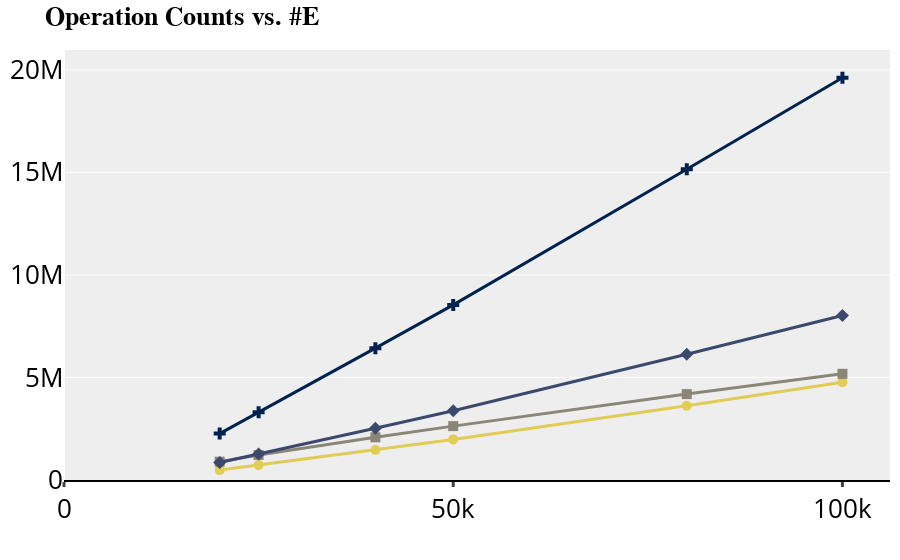

The code cell stored with this chart in its notebook:
### Code cell
fig = go.Figure()
#/or idx, e in enumerate(ploted_edge):
same_ef = res.loc[(res['V'] == 10000)&(res['function']=='Baseline')]
fig.add_trace(go.Scatter(x=same_ef["E"], y=same_ef["flcomps"], name=f"flcomp",
                            mode='lines+markers', marker=dict(symbol=marker_symbols[0],size=10),
                            line=dict(color=colors[0], width=3)))
fig.add_trace(go.Scatter(x=same_ef["E"], y=same_ef["flops"], name=f"flops",
                            mode='lines+markers', marker=dict(symbol=marker_symbols[1],size=10),
                            line=dict(color=colors[3], width=3)))
fig.add_trace(go.Scatter(x=same_ef["E"], y=same_ef["intops"], name=f"intops",
                            mode='lines+markers', marker=dict(symbol=marker_symbols[2],size=10),
                            line=dict(color=colors[6], width=3)))
fig.add_trace(go.Scatter(x=same_ef["E"], y=same_ef["intcomps"], name=f"intcomp",
                            mode='lines+markers', marker=dict(symbol=marker_symbols[3],size=10),
                            line=dict(color=colors[8], width=3)))

fig.update_layout(title=dict(text="<b>Operation Counts vs. #E</b>", font=default_font),
                  xaxis=dict(showline=True, showgrid=False, rangemode="tozero",
                             linecolor='rgb(0, 0, 0)', linewidth=2, nticks=5,
                             tickwidth=3, tickfont=num_font, ticks='outside'),
                  yaxis=dict(tickfont=num_font, zeroline=False, showticklabels=True,rangemode="nonnegative",nticks=5,
                             showline=False),
                  showlegend=False, # legend=dict(valign='top', traceorder="reversed"),
                  margin=dict(autoexpand=True, l=40, r=10, t=50),
                  plot_bgcolor="#eeeeee",
                  )
fig.show(renderer="plotly_mimetype")
fig.write_image("ops_v10000.pdf")

### Figure 1 — Plotly figure (JSON) as saved in the notebook; plotly's stock layout.template omitted (floating-point values rounded to 4 significant figures)
{"data": [{"line": {"color": "#e1cc55", "width": 3}, "marker": {"size": 10, "symbol": "circle"}, "mode": "lines+markers", "name": "flcomp", "type": "scatter", "x": [20000, 25000, 40000, 50000, 80000, 100000], "y": [482300, 726579, 1462664, 1978985, 3619508, 4767861]}, {"line": {"color": "#8a8678", "width": 3}, "marker": {"size": 10, "symbol": "square"}, "mode": "lines+markers", "name": "flops", "type": "scatter", "x": [20000, 25000, 40000, 50000, 80000, 100000], "y": [894746, 1218467, 2081249, 2627265, 4189354, 5177165]}, {"line": {"color": "#3b496c", "width": 3}, "marker": {"size": 10, "symbol": "diamond"}, "mode": "lines+markers", "name": "intops", "type": "scatter", "x": [20000, 25000, 40000, 50000, 80000, 100000], "y": [853429, 1262536, 2519599, 3380038, 6134209, 8020442]}, {"line": {"color": "#00224e", "width": 3}, "marker": {"size": 10, "symbol": "cross"}, "mode": "lines+markers", "name": "intcomp", "type": "scatter", "x": [20000, 25000, 40000, 50000, 80000, 100000], "y": [2263294, 3302043, 6429033, 8537410, 15154377, 19613308]}], "layout": {"margin": {"autoexpand": true, "l": 40, "r": 10, "t": 50}, "plot_bgcolor": "#eeeeee", "showlegend": false, "title": {"font": {"color": "#000000", "family": "Helvetica Neue", "size": 26}, "text": "<b>Operation Counts vs. #E</b>"}, "xaxis": {"linecolor": "rgb(0, 0, 0)", "linewidth": 2, "nticks": 5, "rangemode": "tozero", "showgrid": false, "showline": true, "tickfont": {"color": "#000000", "size": 26}, "ticks": "outside", "tickwidth": 3}, "yaxis": {"nticks": 5, "rangemode": "nonnegative", "showline": false, "showticklabels": true, "tickfont": {"color": "#000000", "size": 26}, "zeroline": false}}}
